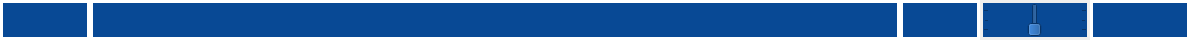
<?xml version="1.0" encoding="UTF-8"?>
<ui version="4.0">
 <class>Goal</class>
 <widget class="QWidget" name="Goal">
  <property name="geometry">
   <rect>
    <x>0</x>
    <y>0</y>
    <width>1190</width>
    <height>40</height>
   </rect>
  </property>
  <property name="windowTitle">
   <string>Goal</string>
  </property>
  <widget class="QLabel" name="leraningGoal">
   <property name="geometry">
    <rect>
     <x>0</x>
     <y>0</y>
     <width>90</width>
     <height>40</height>
    </rect>
   </property>
   <property name="font">
    <font>
     <pointsize>21</pointsize>
     <bold>true</bold>
    </font>
   </property>
   <property name="styleSheet">
    <string notr="true">background-color: rgb(8, 73, 149);color : white;border-color : white;</string>
   </property>
   <property name="frameShape">
    <enum>QFrame::Shape::Box</enum>
   </property>
   <property name="lineWidth">
    <number>3</number>
   </property>
   <property name="text">
    <string/>
   </property>
   <property name="textFormat">
    <enum>Qt::TextFormat::MarkdownText</enum>
   </property>
   <property name="alignment">
    <set>Qt::AlignmentFlag::AlignCenter</set>
   </property>
   <property name="textInteractionFlags">
    <set>Qt::TextInteractionFlag::LinksAccessibleByMouse|Qt::TextInteractionFlag::TextSelectableByMouse</set>
   </property>
  </widget>
  <widget class="QLabel" name="goalName">
   <property name="geometry">
    <rect>
     <x>90</x>
     <y>0</y>
     <width>810</width>
     <height>40</height>
    </rect>
   </property>
   <property name="font">
    <font>
     <pointsize>15</pointsize>
     <bold>true</bold>
    </font>
   </property>
   <property name="styleSheet">
    <string notr="true">background-color: rgb(8, 73, 149);color : white;border-color : white;</string>
   </property>
   <property name="frameShape">
    <enum>QFrame::Shape::Box</enum>
   </property>
   <property name="lineWidth">
    <number>3</number>
   </property>
   <property name="text">
    <string/>
   </property>
   <property name="textFormat">
    <enum>Qt::TextFormat::MarkdownText</enum>
   </property>
   <property name="alignment">
    <set>Qt::AlignmentFlag::AlignCenter</set>
   </property>
   <property name="textInteractionFlags">
    <set>Qt::TextInteractionFlag::LinksAccessibleByMouse|Qt::TextInteractionFlag::TextSelectableByMouse</set>
   </property>
  </widget>
  <widget class="QLabel" name="goalTime">
   <property name="enabled">
    <bool>true</bool>
   </property>
   <property name="geometry">
    <rect>
     <x>900</x>
     <y>0</y>
     <width>80</width>
     <height>40</height>
    </rect>
   </property>
   <property name="font">
    <font>
     <pointsize>19</pointsize>
     <bold>true</bold>
    </font>
   </property>
   <property name="styleSheet">
    <string notr="true">background-color: rgb(8, 73, 149);color : white;border-color : white;</string>
   </property>
   <property name="frameShape">
    <enum>QFrame::Shape::Box</enum>
   </property>
   <property name="lineWidth">
    <number>3</number>
   </property>
   <property name="text">
    <string/>
   </property>
   <property name="textFormat">
    <enum>Qt::TextFormat::MarkdownText</enum>
   </property>
   <property name="alignment">
    <set>Qt::AlignmentFlag::AlignCenter</set>
   </property>
   <property name="textInteractionFlags">
    <set>Qt::TextInteractionFlag::LinksAccessibleByMouse|Qt::TextInteractionFlag::TextSelectableByMouse</set>
   </property>
  </widget>
  <widget class="QLabel" name="week">
   <property name="geometry">
    <rect>
     <x>1090</x>
     <y>0</y>
     <width>100</width>
     <height>40</height>
    </rect>
   </property>
   <property name="font">
    <font>
     <pointsize>54</pointsize>
     <bold>true</bold>
    </font>
   </property>
   <property name="styleSheet">
    <string notr="true">background-color: rgb(8, 73, 149);color : white;border-color : white;</string>
   </property>
   <property name="frameShape">
    <enum>QFrame::Shape::Box</enum>
   </property>
   <property name="lineWidth">
    <number>3</number>
   </property>
   <property name="text">
    <string/>
   </property>
   <property name="textFormat">
    <enum>Qt::TextFormat::MarkdownText</enum>
   </property>
   <property name="alignment">
    <set>Qt::AlignmentFlag::AlignCenter</set>
   </property>
   <property name="textInteractionFlags">
    <set>Qt::TextInteractionFlag::LinksAccessibleByMouse|Qt::TextInteractionFlag::TextSelectableByMouse</set>
   </property>
  </widget>
  <widget class="QSlider" name="progressSlider">
   <property name="geometry">
    <rect>
     <x>983</x>
     <y>3</y>
     <width>104</width>
     <height>34</height>
    </rect>
   </property>
   <property name="sizePolicy">
    <sizepolicy hsizetype="Fixed" vsizetype="Fixed">
     <horstretch>0</horstretch>
     <verstretch>0</verstretch>
    </sizepolicy>
   </property>
   <property name="focusPolicy">
    <enum>Qt::FocusPolicy::NoFocus</enum>
   </property>
   <property name="styleSheet">
    <string notr="true">background-color: rgb(8, 73, 149);</string>
   </property>
   <property name="minimum">
    <number>0</number>
   </property>
   <property name="maximum">
    <number>2</number>
   </property>
   <property name="pageStep">
    <number>1</number>
   </property>
   <property name="tracking">
    <bool>true</bool>
   </property>
   <property name="orientation">
    <enum>Qt::Orientation::Vertical</enum>
   </property>
   <property name="invertedAppearance">
    <bool>false</bool>
   </property>
   <property name="invertedControls">
    <bool>false</bool>
   </property>
   <property name="tickPosition">
    <enum>QSlider::TickPosition::TicksBothSides</enum>
   </property>
  </widget>
  <widget class="QLabel" name="progressBackground">
   <property name="geometry">
    <rect>
     <x>983</x>
     <y>3</y>
     <width>104</width>
     <height>34</height>
    </rect>
   </property>
   <property name="mouseTracking">
    <bool>true</bool>
   </property>
   <property name="focusPolicy">
    <enum>Qt::FocusPolicy::StrongFocus</enum>
   </property>
   <property name="styleSheet">
    <string notr="true">background-color: rgb(8, 73, 149);color : white;border-color : white;</string>
   </property>
   <property name="frameShape">
    <enum>QFrame::Shape::NoFrame</enum>
   </property>
   <property name="lineWidth">
    <number>0</number>
   </property>
   <property name="text">
    <string/>
   </property>
  </widget>
  <zorder>progressBackground</zorder>
  <zorder>leraningGoal</zorder>
  <zorder>goalName</zorder>
  <zorder>goalTime</zorder>
  <zorder>week</zorder>
  <zorder>progressSlider</zorder>
 </widget>
 <resources/>
 <connections/>
</ui>
